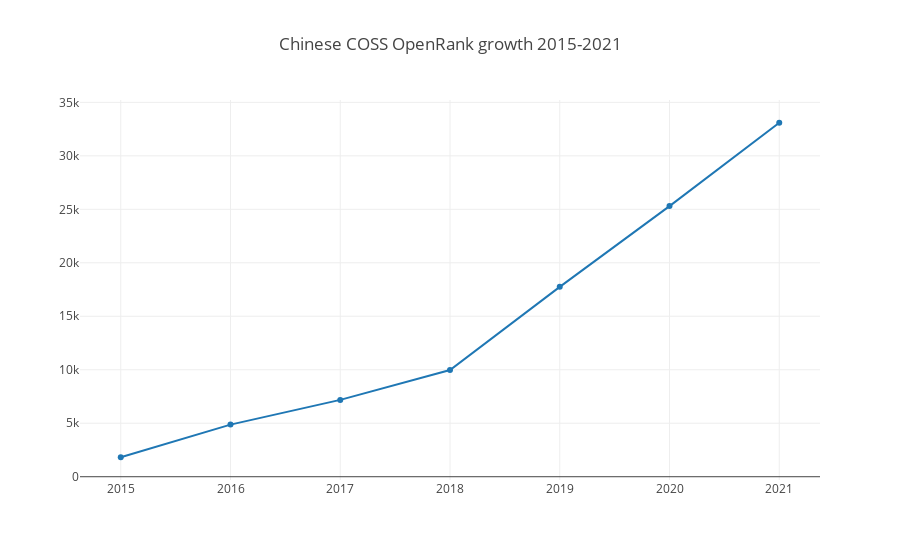

The cell this chart's notebook holds for it:
### Markdown cell above
## OpenRank growth for global COSS

### Code cell
openDigger.index.openrank.getRepoOpenrank({
    labelIntersect: [':companies/coss', ':regions/China'],
    startYear: 2015,
    endYear: 2021,
    startMonth: 1,
    endMonth: 12,
    groupTimeRange: 'year',
    groupBy: 'Company',
    limit: -1
}).then(data => {
    var x = [2015, 2016, 2017, 2018, 2019, 2020, 2021];
    var y = [];
    for (var i = 0; i < x.length; i++) {
        var openrank = 0;
        data.forEach(row => openrank += row.openrank[i] ?? 0);
        y.push(openrank);
    }
    openDigger.render.plotly([{
        x,
        y,
        name: 'openrank'
    }], {title: 'Chinese COSS OpenRank growth 2015-2021'});
});

### Figure 1 — Plotly figure (JSON) as saved in the notebook; plotly's stock layout.template omitted (floating-point values rounded to 4 significant figures)
{"data": [{"name": "openrank", "x": [2015, 2016, 2017, 2018, 2019, 2020, 2021], "y": [1820.0, 4871.0, 7183.0, 9979.0, 17750.0, 25300.0, 33090.0]}], "layout": {"autosize": true, "title": {"text": "Chinese COSS OpenRank growth 2015-2021"}, "xaxis": {"autorange": true, "range": [2015.0, 2021.0], "type": "linear"}, "yaxis": {"autorange": true, "range": [-760.6, 35670.0], "type": "linear"}}}
